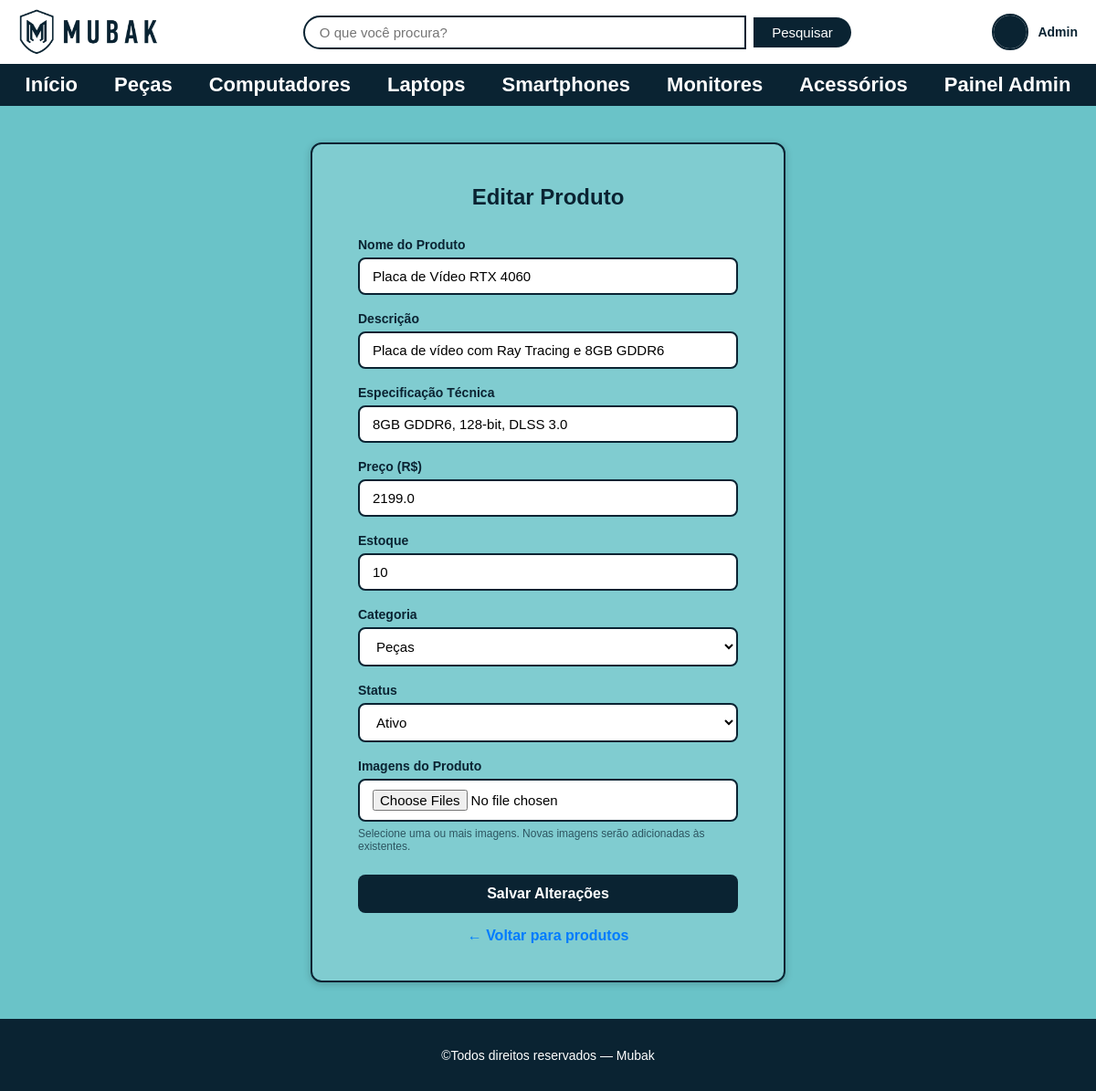
Page /admin/produto/editar/1 (signed in) on the committed database.
### tables this page shows
CREATE TABLE usuario(
            id_usuario INTEGER PRIMARY KEY AUTOINCREMENT NOT NULL,
            nome varchar(50) NOT NULL,
            email varchar(50) NOT NULL,
            senha varchar(50) NOT NULL,
            telefone varchar(50) NOT NULL,
            cpf varchar(50) UNIQUE NOT NULL,
            data_nasc DATE NOT NULL,
            foto varchar NOT NULL,
            id_perfil INT NOT NULL,
            FOREIGN KEY(id_perfil) REFERENCES perfil(id_perfil)
        );

CREATE TABLE produto(
            id_produto INTEGER PRIMARY KEY AUTOINCREMENT NOT NULL,
            nome varchar(50) NOT NULL,
            descricao varchar(100) NOT NULL,
            especificacao_tecnica varchar(100) NOT NULL,
            preco float NOT NULL,
            estoque INT NOT NULL,
            status_prod varchar(50) NOT NULL,
            id_categoria INT,
            FOREIGN KEY(id_categoria) REFERENCES categoria(id_categoria)
        );

### routes/admin_routes.py (the view, shortened to what this page needs)
@bp.route('/admin/produto/editar/<int:id_produto>', methods=['GET', 'POST'])
@admin_required
def editar_produto(id_produto):
    prod       = get_produto_por_id(id_produto)
    categorias = get_todas_categorias()
    if not prod:
        return "Produto não encontrado", 404
    return render_template('pages/admin_produto_form.html', produto=prod, categorias=categorias)

### app.py (called while the page is built)
@app.before_request
def verificar_inatividade():
    if 'user_id' in session:
        agora = datetime.now()
        ultima_atividade = session.get('ultima_atividade')
        if ultima_atividade:
            ultima_atividade = datetime.fromisoformat(ultima_atividade)
            if agora - ultima_atividade > TEMPO_INATIVIDADE:
                session.clear()
                return redirect(url_for('auth.login'))
        session.permanent = True
        session['ultima_atividade'] = agora.isoformat()

### database.py (called while the page is built)
def get_db_connection():
    conn = sqlite3.connect(DATABASE)
    conn.row_factory = sqlite3.Row
    return conn

### models/produto_model.py (called while the page is built)
def get_produto_por_id(id_produto):
    conn = get_db_connection()
    produto = conn.execute(
        """SELECT p.*, c.nome AS categoria_nome
           FROM produto p
           LEFT JOIN categoria c ON p.id_categoria = c.id_categoria
           WHERE p.id_produto=?""",
        (id_produto,)
    ).fetchone()
    conn.close()
    return produto

def get_todas_categorias():
    conn = get_db_connection()
    cats = conn.execute('SELECT * FROM categoria').fetchall()
    conn.close()
    return cats

### models/usuario_model.py (called while the page is built)
def get_usuario_por_id(id_usuario):
    conn = get_db_connection()
    user = conn.execute(
        'SELECT * FROM usuario WHERE id_usuario=?', (id_usuario,)
    ).fetchone()
    conn.close()
    return user

### templates/pages/admin_produto_form.html (shortened to what this page needs)
<!DOCTYPE html>
<html lang="pt-br">
<head>
    <link rel="stylesheet" href="{{ url_for('static', filename='css/reset.css') }}">
    <link rel="stylesheet" href="{{ url_for('static', filename='css/global.css') }}">
    <link rel="stylesheet" href="{{ url_for('static', filename='css/admin.css') }}">
    <link rel="stylesheet" href="{{ url_for('static', filename='css/cadastro.css') }}">
    <link rel="stylesheet" href="{{ url_for('static', filename='css/responsive.css') }}">
</head>
<body>
    {% include 'partials/header.html' %}
    <main>
        <div class="admin_form_container">
            <div class="cadastro_box">
                <h2>{{ 'Editar Produto' if produto else 'Novo Produto' }}</h2>
                <form class="cadastro_form" method="POST"
                      action="{{ url_for('admin.editar_produto', id_produto=produto.id_produto) if produto else url_for('admin.novo_produto') }}"
                      enctype="multipart/form-data">
                    <div class="cadastro_campo">
                        <label for="nome">Nome do Produto</label>
                        <input type="text" id="nome" name="nome" required
                               value="{{ produto.nome if produto else '' }}">
                    </div>
                    <div class="cadastro_campo">
                        <label for="descricao">Descrição</label>
                        <input type="text" id="descricao" name="descricao" required
                               value="{{ produto.descricao if produto else '' }}">
                    </div>
                    <div class="cadastro_campo">
                        <label for="especificacao_tecnica">Especificação Técnica</label>
                        <input type="text" id="especificacao_tecnica"
                               name="especificacao_tecnica"
                               value="{{ produto.especificacao_tecnica if produto else '' }}">
                    </div>
                    <div class="cadastro_campo">
                        <label for="preco">Preço (R$)</label>
                        <input type="number" id="preco" name="preco"
                               step="0.01" min="0" required
                               value="{{ produto.preco if produto else '' }}">
                    </div>
                    <div class="cadastro_campo">
                        <label for="estoque">Estoque</label>
                        <input type="number" id="estoque" name="estoque"
                               min="0" required
                               value="{{ produto.estoque if produto else 0 }}">
                    </div>
                    <div class="cadastro_campo">
                        <label for="id_categoria">Categoria</label>
                        <select id="id_categoria" name="id_categoria">
                            {% for cat in categorias %}
                            <option value="{{ cat.id_categoria }}"
                                {{ 'selected' if produto and produto.id_categoria == cat.id_categoria }}>
                                {{ cat.nome }}
                            </option>
                            {% endfor %}
                        </select>
                    </div>
                    <div class="cadastro_campo">
                        <label for="status_prod">Status</label>
                        <select id="status_prod" name="status_prod">
                            <option value="ativo"
                                {{ 'selected' if not produto or produto.status_prod == 'ativo' }}>
                                Ativo
                            </option>
                        </select>
                    </div>
                    <div class="cadastro_campo">
                        <label for="imagens">Imagens do Produto</label>
                        <input type="file" id="imagens" name="imagens"
                               accept="image/*" multiple>
                        <span class="campo_hint">
                            Selecione uma ou mais imagens.
                            {% if produto %}Novas imagens serão adicionadas às existentes.{% endif %}
                        </span>
                    </div>
                    <button type="submit" class="btn_cadastrar">
                        {{ 'Salvar Alterações' if produto else 'Criar Produto' }}
                    </button>
                </form>
                <div class="form_voltar">
                    <a href="{{ url_for('admin.admin_produtos') }}">← Voltar para produtos</a>
                </div>
            </div>
        </div>
    </main>
    {% include 'partials/footer.html' %}
</body>
</html>

### templates/partials/header.html (shortened to what this page needs)
<header class="header">
    <figure class="header_logo">
        <a href="{{ url_for('index') }}">
            <img src="{{ url_for('static', filename='images/mubak_logo.png') }}" alt="Logo Mubak">
        </a>
    </figure>
    <section class="header_barra_pesquisa">
        <form action="{{ url_for('produto.pesquisar') }}" method="GET">
            <input type="search" name="q" placeholder="O que você procura?"
                   value="{{ busca|default('') }}" aria-label="Pesquisar">
            <button type="submit">Pesquisar</button>
        </form>
    </section>
    <div class="header_usuario">
        {% if session.user_id %}
            <a href="{{ url_for('user.perfil') }}" title="Ir para meu perfil">
                <img class="header_usuario_avatar"
                     src="{{ url_for('static', filename='uploads/' + (session.user_foto or 'default.png')) }}"
                     alt="Foto de {{ session.user_nome }}">
                <span class="header_usuario_nome">{{ session.user_nome }}</span>
            </a>
        {% endif %}
    </div>
</header>
<nav class="menu_principal">
    <ul>
        <li><a href="{{ url_for('index') }}">Início</a></li>
        <li><a href="{{ url_for('produto.produtos', categoria='Peças') }}">Peças</a></li>
        <li><a href="{{ url_for('produto.produtos', categoria='Computadores') }}">Computadores</a></li>
        <li><a href="{{ url_for('produto.produtos', categoria='Laptops') }}">Laptops</a></li>
        <li><a href="{{ url_for('produto.produtos', categoria='Smartphones') }}">Smartphones</a></li>
        <li><a href="{{ url_for('produto.produtos', categoria='Monitores') }}">Monitores</a></li>
        <li><a href="{{ url_for('produto.produtos', categoria='Acessórios') }}">Acessórios</a></li>
        {% if session.user_id %}
            {% if session.is_admin %}
            <li><a href="{{ url_for('admin.painel') }}">Painel Admin</a></li>
            {% else %}
            <li><a href="{{ url_for('favorito.favoritos') }}">Favoritos</a></li>
            <li><a href="{{ url_for('carrinho.carrinho') }}">Carrinho</a></li>
            {% endif %}
        {% endif %}
    </ul>
</nav>

### static/css/global.css (style rules this page uses)
:root { --cor-primaria: #0a2332; --cor-fundo: #6ac3c8; --cor-branca: #ffffff; --cor-texto-claro: #ffffff; --cor-destaque: #007BFF; --cor-perigo: #e74c3c; --cor-sucesso: #27ae60; --borda-radius: 8px; --sombra: 0 2px 8px rgba(0, 0, 0, 0.2); }
body { background-color: var(--cor-fundo); font-family: sans-serif; }
h2 { text-align: center; margin-bottom: 1%; margin-top: 1%; font-family: sans-serif; width: 100%; }
.header { display: flex; align-items: center; justify-content: space-between; padding: 10px 20px; background-color: var(--cor-branca); }
.header_barra_pesquisa { flex: 1; display: flex; justify-content: center; }
.header_barra_pesquisa form { display: flex; align-items: center; gap: 8px; width: 100%; max-width: 600px; }
.header_barra_pesquisa input[type="search"] { flex: 1; padding: 8px 16px; border: 2px solid var(--cor-primaria); border-radius: 25px 0 0 25px; font-size: 15px; outline: none; }
.header_barra_pesquisa button { padding: 8px 20px; background-color: var(--cor-primaria); color: var(--cor-branca); border: none; border-radius: 0 25px 25px 0; cursor: pointer; font-size: 15px; transition: background-color 0.3s; }
.header_logo img { display: block; max-height: 50px; }
.header_usuario { display: flex; align-items: center; gap: 10px; }
.header_usuario_avatar { width: 40px; height: 40px; border-radius: 50%; object-fit: cover; border: 2px solid var(--cor-primaria); }
.header_usuario_nome { font-size: 14px; font-weight: bold; color: var(--cor-primaria); white-space: nowrap; }
.header_usuario a { display: flex; align-items: center; gap: 10px; text-decoration: none; }
.menu_principal { background-color: var(--cor-primaria); padding: 10px 0; }
.menu_principal ul { display: flex; justify-content: center; list-style: none; margin: 0; padding: 0; gap: 40px; }
.menu_principal a { text-decoration: none; color: var(--cor-branca); font-family: sans-serif; font-weight: bold; font-size: 22px; transition: color 0.3s; }

### static/css/admin.css (style rules this page uses)
.admin_form_container { display: flex; justify-content: center; align-items: flex-start; padding: 40px 20px; }

### static/css/cadastro.css (style rules this page uses)
.cadastro_box { background-color: rgba(255, 255, 255, 0.15); border: 2px solid var(--cor-primaria); border-radius: 12px; padding: 40px 50px; width: 100%; max-width: 520px; box-shadow: var(--sombra); }
.cadastro_box h2 { color: var(--cor-primaria); font-size: 24px; margin-bottom: 30px; }
.cadastro_form { display: flex; flex-direction: column; gap: 18px; }
.cadastro_campo { display: flex; flex-direction: column; gap: 6px; }
.cadastro_campo label { font-weight: bold; font-size: 14px; color: var(--cor-primaria); }
.cadastro_campo input, .cadastro_campo select { padding: 10px 14px; border: 2px solid var(--cor-primaria); border-radius: var(--borda-radius); font-size: 15px; background-color: var(--cor-branca); outline: none; transition: border-color 0.3s; }
.campo_hint { font-size: 12px; color: var(--cor-primaria); opacity: 0.7; }
.btn_cadastrar { width: 100%; padding: 12px; background-color: var(--cor-primaria); color: var(--cor-branca); border: none; border-radius: var(--borda-radius); font-size: 16px; font-weight: bold; cursor: pointer; transition: background-color 0.3s; margin-top: 6px; }
.form_voltar { margin-top: 16px; text-align: center; }
.form_voltar a { color: var(--cor-destaque); font-weight: bold; }

### rows in the picture
usuario: user_nome "Admin"
produto: nome "Placa de Vídeo RTX 4060", descricao "Placa de vídeo com Ray Tracing e 8GB GDDR6", especificacao_tecnica "8GB GDDR6, 128-bit, DLSS 3.0", preco "2199.0", estoque "10"

### other values in the picture
{{ 'Editar Produto' if produto else 'Novo Produto' }} "Editar Produto"
{{ 'Salvar Alterações' if produto else 'Criar Produto' }} "Salvar Alterações"
form field id_categoria "Peças"
